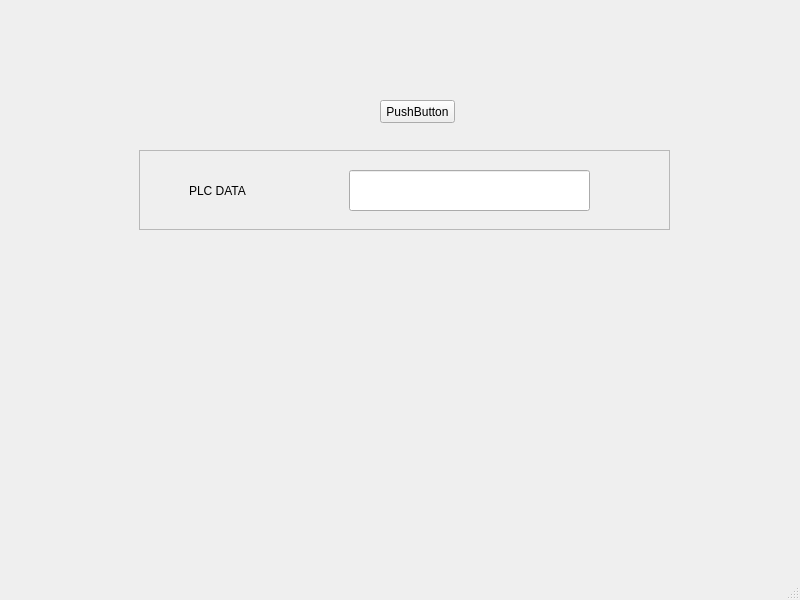
<?xml version="1.0" encoding="UTF-8"?>
<ui version="4.0">
 <class>MainWindow</class>
 <widget class="QMainWindow" name="MainWindow">
  <property name="geometry">
   <rect>
    <x>0</x>
    <y>0</y>
    <width>800</width>
    <height>600</height>
   </rect>
  </property>
  <property name="windowTitle">
   <string>MainWindow</string>
  </property>
  <widget class="QWidget" name="centralwidget">
   <widget class="QFrame" name="frame">
    <property name="geometry">
     <rect>
      <x>139</x>
      <y>150</y>
      <width>531</width>
      <height>80</height>
     </rect>
    </property>
    <property name="frameShape">
     <enum>QFrame::StyledPanel</enum>
    </property>
    <property name="frameShadow">
     <enum>QFrame::Raised</enum>
    </property>
    <widget class="QLineEdit" name="lineEdit">
     <property name="geometry">
      <rect>
       <x>210</x>
       <y>20</y>
       <width>241</width>
       <height>41</height>
      </rect>
     </property>
    </widget>
    <widget class="QLabel" name="label">
     <property name="geometry">
      <rect>
       <x>50</x>
       <y>20</y>
       <width>111</width>
       <height>41</height>
      </rect>
     </property>
     <property name="text">
      <string>PLC DATA</string>
     </property>
    </widget>
   </widget>
   <widget class="QPushButton" name="pushButton">
    <property name="geometry">
     <rect>
      <x>380</x>
      <y>100</y>
      <width>75</width>
      <height>23</height>
     </rect>
    </property>
    <property name="text">
     <string>PushButton</string>
    </property>
   </widget>
  </widget>
  <widget class="QMenuBar" name="menubar">
   <property name="geometry">
    <rect>
     <x>0</x>
     <y>0</y>
     <width>800</width>
     <height>22</height>
    </rect>
   </property>
  </widget>
  <widget class="QStatusBar" name="statusbar"/>
 </widget>
 <resources/>
 <connections/>
</ui>
